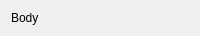
<?xml version="1.0" encoding="UTF-8"?>
<ui version="4.0">
 <class>CPopup</class>
 <widget class="QDialog" name="CPopup">
  <property name="geometry">
   <rect>
    <x>0</x>
    <y>0</y>
    <width>200</width>
    <height>31</height>
   </rect>
  </property>
  <property name="windowTitle">
   <string>Popup</string>
  </property>
  <layout class="QGridLayout" name="gridLayout">
   <item row="0" column="0" colspan="2">
    <widget class="QLabel" name="description">
     <property name="sizePolicy">
      <sizepolicy hsizetype="Expanding" vsizetype="Expanding">
       <horstretch>0</horstretch>
       <verstretch>0</verstretch>
      </sizepolicy>
     </property>
     <property name="text">
      <string>Body</string>
     </property>
     <property name="alignment">
      <set>Qt::AlignLeading|Qt::AlignLeft|Qt::AlignTop</set>
     </property>
    </widget>
   </item>
  </layout>
 </widget>
 <layoutdefault spacing="6" margin="11"/>
 <resources/>
 <connections/>
</ui>
